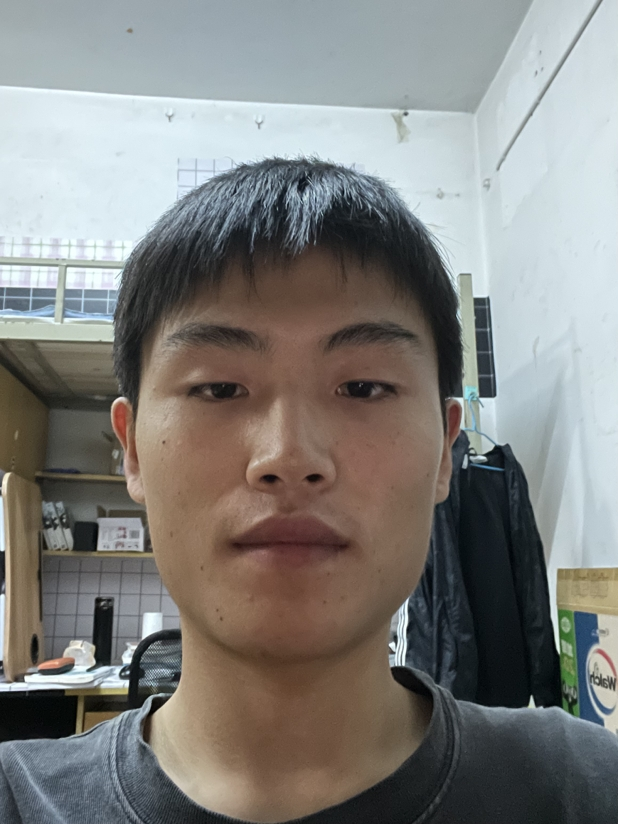
#> input picture OpenCv/trainner/1.JPG, 618 x 824 px, given in place of the camera
$ python '视频读取.py'
#> lines starting #> are read from the running program, lines starting #| are printed output that depends on the picture; after the words box and inside, x2 and y2 are one past the last pixel; in counts of white or black regions, pixels touching at a corner belong together
#> further down, frame is the input picture: shape (824, 618, 3); mean B, G, R 126.3, 129.2, 129.8
import cv2
import cv2 as cv,os,time
# haarcascade_frontalface_default.xml
# 图片大小调整
def save_img():
    num=1
    flag=1
    cpa=cv.VideoCapture(0)
    while (cap.isOpened()):
        re_flag,Vshow =cap.read()
        k=cv2.waitKey(1)
        if k== ord("k"):
            cv.imwrite("./face/"+str(num)+".name"+".jpg",Vshow)
            print("成功保存图片"+str(num)+".jgp")
            print("..........................................")
            num+=1
        elif k==ord("q"):
            break

def resize(img):
    resize_img = cv.resize(img, (20, 20))
    # cv.imshow("face1", resize_img)
    cv.imwrite("resize_face.jpg", img)
    img = cv.imread("resize_face.jpg")
def face_detect_demo(img):
    gray=cv.cvtColor(img,cv.COLOR_BGR2GRAY)
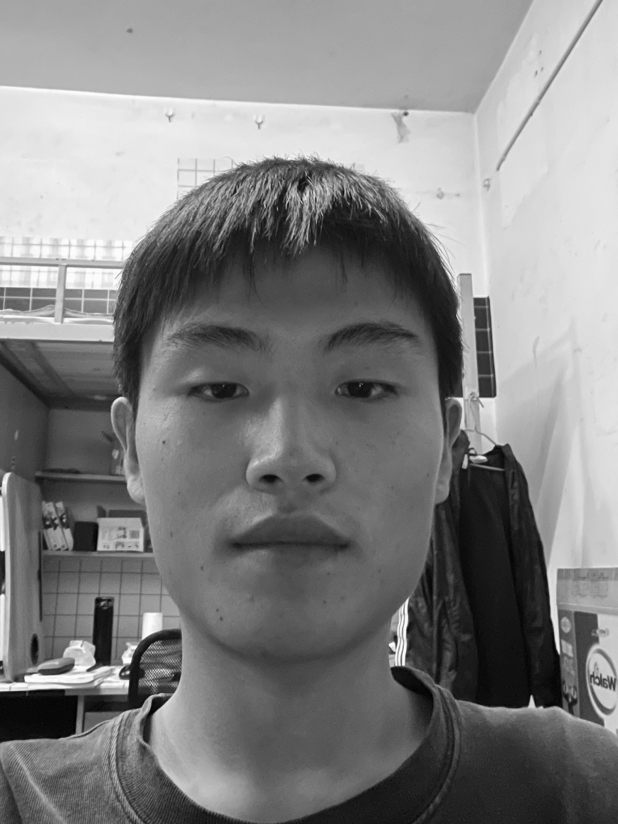
#> gray: shape (824, 618); min 0, max 253, mean 129.1
    face_detect =cv.CascadeClassifier(r"C:\opencv\opencv\sources\data\haarcascades\haarcascade_frontalface_default.xml")
    face= face_detect.detectMultiScale(gray)
#> face = [[89, 235, 399, 399]]
    for x,y,w,h in face:
        cv.rectangle(img,(x,y),(x+w,y+h),color=(0,0,255),thickness=2)
        pass
#> this loop made 1 pass
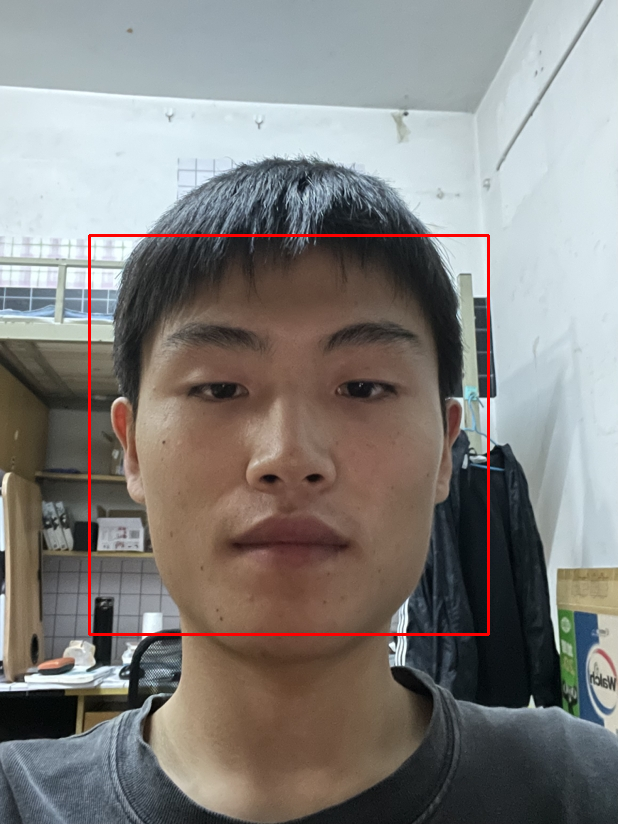
#> img: shape (824, 618, 3); 0.94% of pixels changed, all inside (x1, y1, x2, y2) = (88, 234, 490, 636)
    resize(img)
#> in resize, `resize_img = cv.resize(img, (20, 20))`:
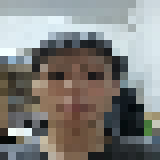
#> resize_img: shape (20, 20, 3) (shown 8 times larger); mean B, G, R 125.2, 128.3, 128.8
    # time.sleep(60)
    #
    cv.imshow("result",img)
    os.remove("resize_face.jpg")

# 视频读取
cap = cv.VideoCapture(0)
# 循环获取
while True:
    flag,frame =cap.read()
    if not flag:
        break
        pass

    face_detect_demo(frame)
    if ord("q") ==cv.waitKey(0):
#> (key q is pressed here)
        break
        pass
cv.destroyAllWindows()
cap.release()

$ run again, on OpenCv/trainner/3.JPG
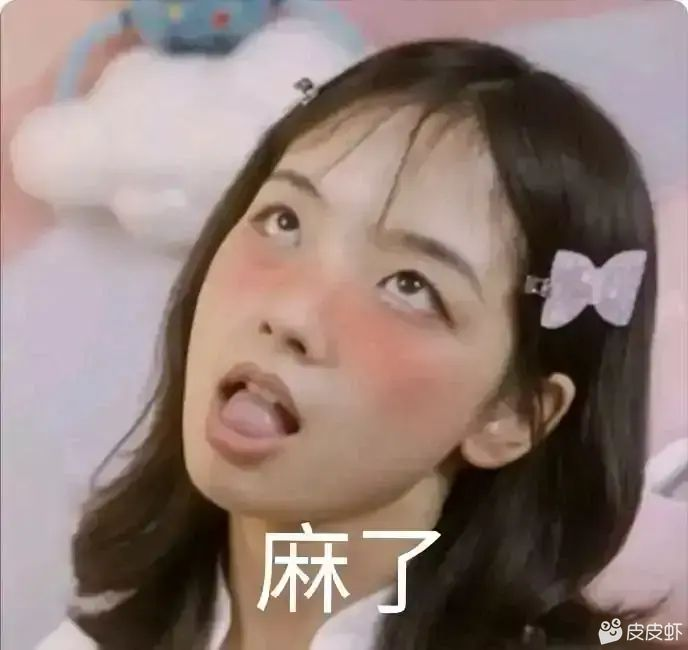
#> input picture OpenCv/trainner/3.JPG, 688 x 650 px, given in place of the camera
#> frame is the input picture: shape (650, 688, 3); mean B, G, R 118.2, 124.8, 144.1
#> in face_detect_demo, `gray=cv.cvtColor(img,cv.COLOR_BGR2GRAY)`:
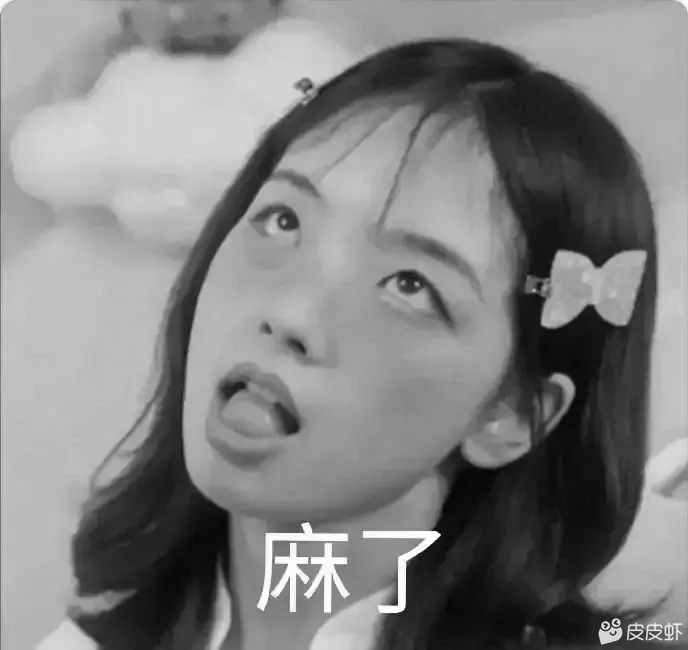
#> gray: shape (650, 688); min 2, max 255, mean 129.8
#> face = [[228, 184, 96, 96], [432, 235, 94, 94]]
#> the loop in face_detect_demo, `for x,y,w,h in face:` made 2 passes
#> in resize, `resize_img = cv.resize(img, (20, 20))`:
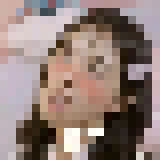
#> resize_img: shape (20, 20, 3) (shown 8 times larger); mean B, G, R 120.1, 126.3, 145.5
